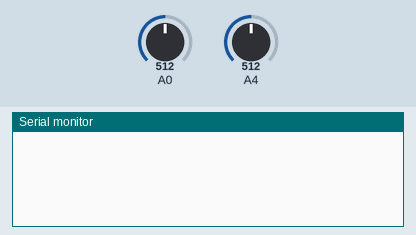
Recording of a sketch running on a simulated Arduino Uno, built with avr-gcc and run on an emulated ATmega328P. Shown: the last lines printed to the serial monitor. Inputs (shaded band) come from the test bench; at power-on: A0 = 512, A4 = 512.

Above: at 1.2 s.
1.3 s: A0 set to 716
At 2.6 s:
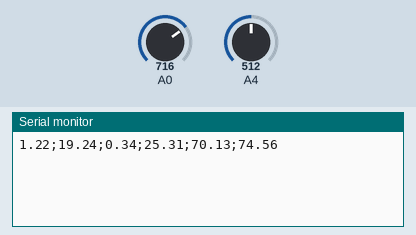
4.3 s: A4 set to 716
At 5.5 s:
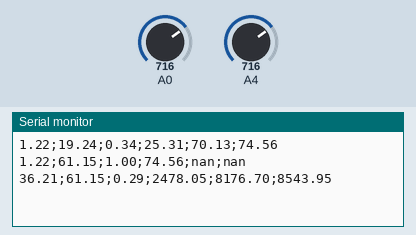
5.8 s: A0 set to 900
At 6.3 s:
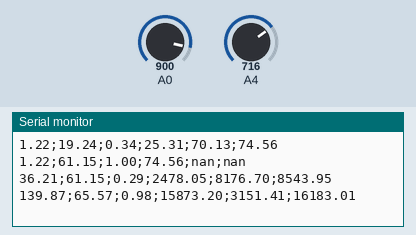
7.3 s: A4 set to 900
At 8.3 s:
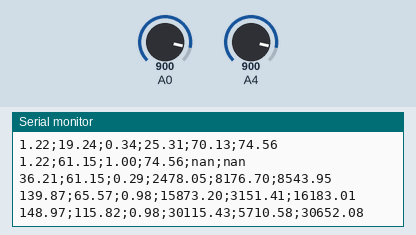
Timing chart, 0 to 9.8 s (numbered marks = the images above; inputs shaded):
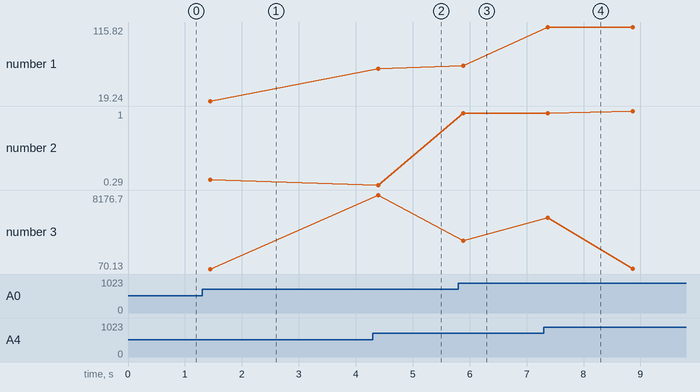

Measured:
- after the input at 1.3 s, the serial monitor: prints a new line after 0.14 s (image 1)
- after the input at 4.3 s, the serial monitor: prints a new line after 0.10 s (image 2)
- after the input at 5.8 s, the serial monitor: prints a new line after 0.09 s (image 3)
- after the input at 7.3 s, the serial monitor: prints a new line after 0.08 s (image 4)
- plotted number 1: 61.15 → 65.57 after the input at 5.8 s
- plotted number 2: 0.34 → 0.29 after the input at 4.3 s, 0.29 → 0.98 after the input at 5.8 s
- plotted number 3: 70.13 → 8176.7 after the input at 4.3 s, 8176.7 → 3151.41 after the input at 5.8 s, 3151.41 → 95.25 after the input at 7.3 s

The sketch:

arduinocode.ino
```cpp
int N = 1000;
int count = 0;
double sum = 0.0, pf, vsq = 0.0, isq = 0.0, AcP, RP, ApP, I = 0.0, V = 0.0;

void setup() {
  // initialize serial communication at 115200 bits per second:
  Serial.begin(9600);

}

void loop() {
  delay(1);
  count++;
  // read the input on analog pin 0:
  I = analogRead(A0);
  I = (((I * 0.0049) - 2.50) / 33) * 2000;
  // print out the value you read:
  V = analogRead(A4);
  V = (((V * 0.0049) - 2.50) * 122 / 22 * 230 / 9.2); // 122/22 is v-divider,2k is step up in ct
  if (count > N)
  {
    sum = sum / N;
    vsq = sqrt(vsq / N); //RMS V
    isq = sqrt(isq / N); //RMS I in mA
    pf = sum / (vsq * isq); //Power factor
    AcP = abs(V * I * pf); //Active power
    RP = abs(V * I * sqrt(1 - sq(pf))); //Reactive power
    ApP = sqrt(sq(AcP) + sq(RP)); //Apparent power
        Serial.print(vsq);
        Serial.print(";");
        Serial.print(isq);
        Serial.print(";");
        Serial.print(pf);
        Serial.print(";");
        Serial.print(AcP);
        Serial.print(";");
        Serial.print(RP);
        Serial.print(";");
        Serial.println(ApP); //ends with new line
    Serial.flush(); //Waits till all data is sent
    sum = 0.0;
    count = 0;
    vsq = 0.0;
    isq = 0.0;
    sum = sum + abs(I) * abs(V);
    vsq = vsq + sq(V);
    isq = isq + sq(I);
  }
  else
  {
    sum = sum + abs(I) * abs(V);
    vsq = vsq + sq(V);
    isq = isq + sq(I);
  }
}
```
